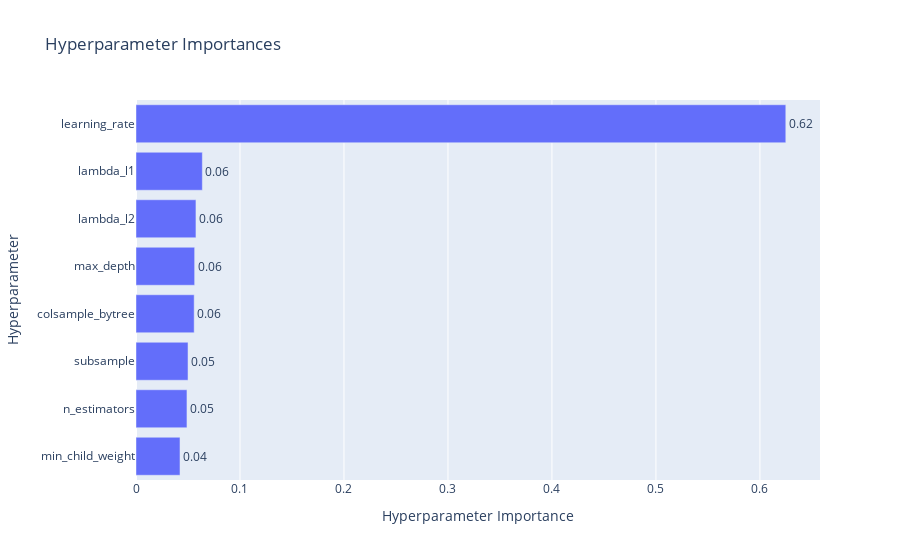

Notebook cell for this chart:
### Code cell
fig = vis.plot_param_importances(study)
fig.show()

### Figure 1 — Plotly figure (JSON) as saved in the notebook; plotly's stock layout.template omitted (floating-point values rounded to 4 significant figures)
{"data": [{"cliponaxis": false, "hovertemplate": ["min_child_weight (IntDistribution): 0.042301002655031984<extra></extra>", "n_estimators (IntDistribution): 0.04900100865077996<extra></extra>", "subsample (FloatDistribution): 0.05003865465508683<extra></extra>", "colsample_bytree (FloatDistribution): 0.055944994680760904<extra></extra>", "max_depth (IntDistribution): 0.05639792261833479<extra></extra>", "lambda_l2 (FloatDistribution): 0.05764629721607429<extra></extra>", "lambda_l1 (FloatDistribution): 0.06379418223386873<extra></extra>", "learning_rate (FloatDistribution): 0.6248759372900625<extra></extra>"], "name": "Objective Value", "orientation": "h", "text": ["0.04", "0.05", "0.05", "0.06", "0.06", "0.06", "0.06", "0.62"], "textposition": "outside", "type": "bar", "x": [0.0423, 0.049, 0.05004, 0.05594, 0.0564, 0.05765, 0.06379, 0.6249], "y": ["min_child_weight", "n_estimators", "subsample", "colsample_bytree", "max_depth", "lambda_l2", "lambda_l1", "learning_rate"]}], "layout": {"title": {"text": "Hyperparameter Importances"}, "xaxis": {"title": {"text": "Hyperparameter Importance"}}, "yaxis": {"title": {"text": "Hyperparameter"}}}}
